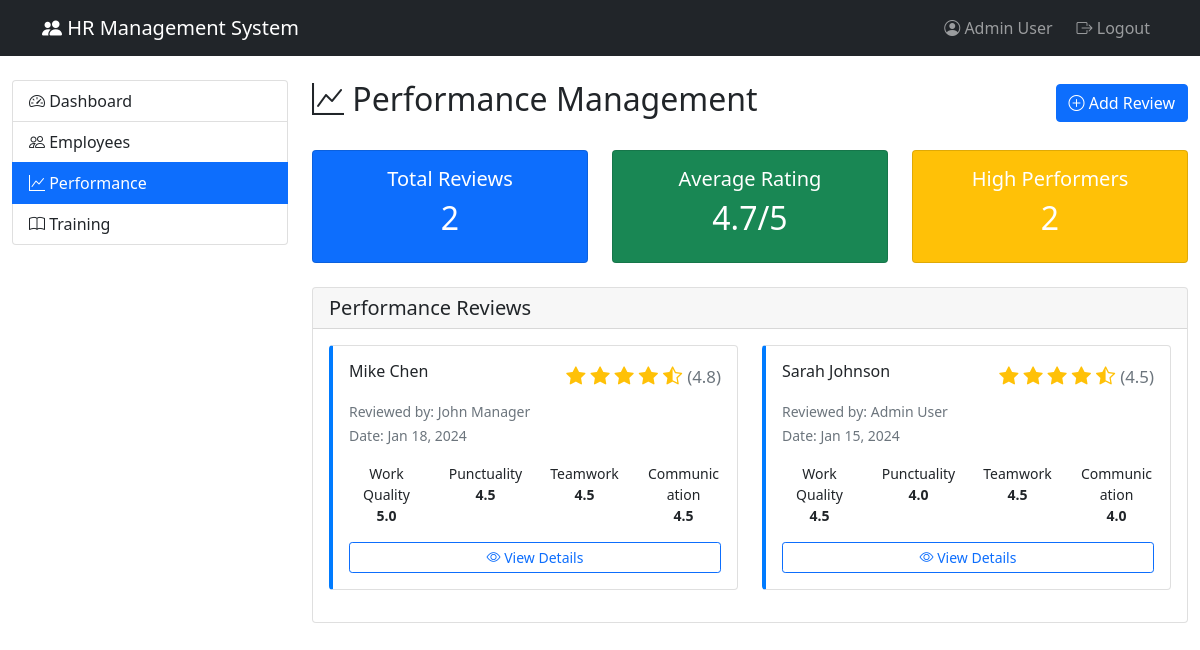
The page /performance.php (signed in) on the database as committed earlier.
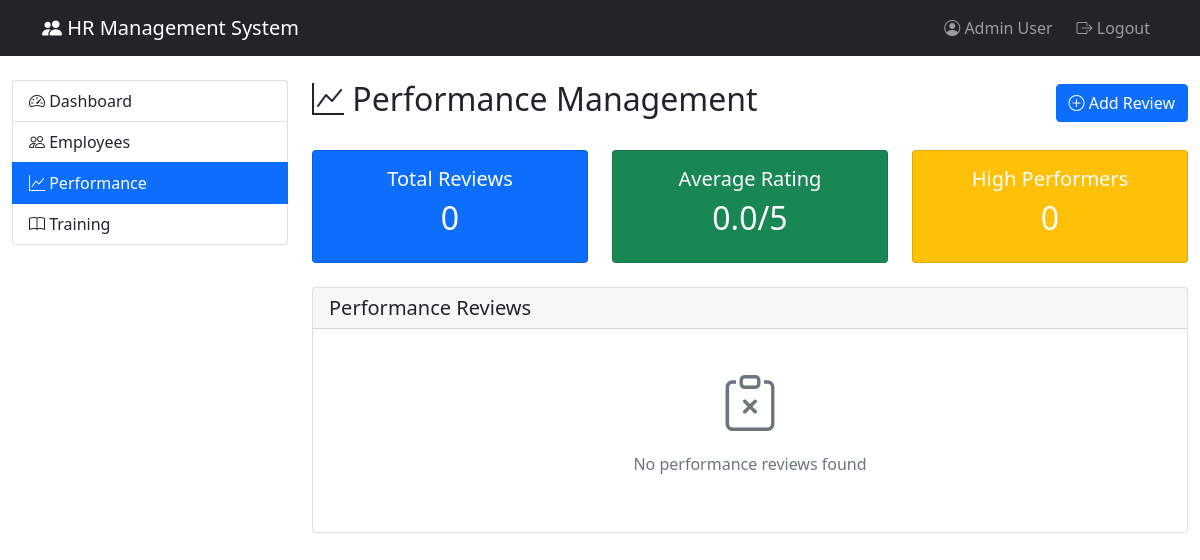
The same page on the database as committed later.
### tables this page shows
CREATE TABLE `performance_reviews` (
  `review_id` int(11) NOT NULL,
  `emp_id` int(11) NOT NULL,
  `reviewer_id` int(11) NOT NULL,
  `rating` decimal(3,2) NOT NULL,
  `comments` text DEFAULT NULL,
  `review_date` date NOT NULL,
  `goals` text DEFAULT NULL,
  `created_at` timestamp NOT NULL DEFAULT current_timestamp()
);

CREATE TABLE `employees` (
  `emp_id` int(11) NOT NULL,
  `first_name` varchar(50) NOT NULL,
  `last_name` varchar(50) NOT NULL,
  `email` varchar(100) NOT NULL,
  `phone` varchar(20) DEFAULT NULL,
  `hire_date` date NOT NULL,
  `job_title` varchar(100) DEFAULT NULL,
  `dept_id` int(11) DEFAULT NULL,
  `salary` decimal(10,2) DEFAULT NULL,
  `password_hash` varchar(255) NOT NULL,
  `user_role` enum('admin','manager','employee') DEFAULT 'employee',
  `status` enum('active','inactive','on_leave') DEFAULT 'active',
  `created_at` timestamp NOT NULL DEFAULT current_timestamp()
);

### performance.php (the view, shortened to what the changed rows need)
<?php
require_once 'includes/config.php';
try {
    if ($_SESSION['role'] == 'admin' || $_SESSION['role'] == 'manager') {
        $stmt = $pdo->query("
            SELECT pr.*, e.first_name, e.last_name, e.email,
                   r.first_name as reviewer_first, r.last_name as reviewer_last
            FROM performance_reviews pr
            JOIN employees e ON pr.emp_id = e.emp_id
            JOIN employees r ON pr.reviewer_id = r.emp_id
            ORDER BY pr.review_date DESC
        ");
    }
    $performance_reviews = $stmt->fetchAll(PDO::FETCH_ASSOC);
    $total_reviews = count($performance_reviews);
    $avg_rating = $total_reviews > 0 ? array_sum(array_column($performance_reviews, 'rating')) / $total_reviews : 0;
    $high_performers = count(array_filter($performance_reviews, function($pr) { return $pr['rating'] >= 4.0; }));
} catch(PDOException $e) {
    $error = "Error loading performance data: " . $e->getMessage();
}
?>
<!DOCTYPE html>
<html lang="en">
<head>
    <link href="https://cdn.jsdelivr.net/npm/bootstrap@5.1.3/dist/css/bootstrap.min.css" rel="stylesheet">
    <link rel="stylesheet" href="https://cdn.jsdelivr.net/npm/bootstrap-icons@1.8.1/font/bootstrap-icons.css">
</head>
<body>
    <div class="container-fluid mt-4">
        <div class="row">
            <div class="col-md-9">
                <div class="d-flex justify-content-between align-items-center mb-4">
                    <h2><i class="bi bi-graph-up"></i> Performance Management</h2>
                </div>
                <div class="row mb-4">
                    <div class="col-md-4">
                        <div class="card bg-primary text-white">
                            <div class="card-body text-center">
                                <h5>Total Reviews</h5>
                                <h2><?php echo $total_reviews; ?></h2>
                            </div>
                        </div>
                    </div>
                    <div class="col-md-4">
                        <div class="card bg-success text-white">
                            <div class="card-body text-center">
                                <h5>Average Rating</h5>
                                <h2><?php echo number_format($avg_rating, 1); ?>/5</h2>
                            </div>
                        </div>
                    </div>
                    <div class="col-md-4">
                        <div class="card bg-warning text-white">
                            <div class="card-body text-center">
                                <h5>High Performers</h5>
                                <h2><?php echo $high_performers; ?></h2>
                            </div>
                        </div>
                    </div>
                </div>
                <div class="card">
                    <div class="card-body">
                        <?php if(empty($performance_reviews)): ?>
                            <div class="text-center text-muted py-4">
                                <i class="bi bi-clipboard-x display-4"></i>
                                <p class="mt-3">No performance reviews found</p>
                            </div>
                        <?php else: ?>
                            <div class="row">
                                <?php foreach($performance_reviews as $review): ?>
                                <div class="col-md-6 mb-3">
                                    <div class="card performance-card h-100">
                                        <div class="card-body">
                                            <div class="d-flex justify-content-between align-items-start mb-2">
                                                <h6 class="card-title">
                                                    <?php echo $review['first_name'] . ' ' . $review['last_name']; ?>
                                                </h6>
                                                <span class="rating-stars">
                                                    <?php
                                                    $rating = $review['rating'];
                                                    for($i = 1; $i <= 5; $i++):
                                                        if($i <= floor($rating)): ?>
                                                            <i class="bi bi-star-fill"></i>
                                                        <?php elseif($i == ceil($rating) && $rating != floor($rating)): ?>
                                                            <i class="bi bi-star-half"></i>
                                                        <?php else: ?>
                                                            <i class="bi bi-star"></i>
                                                        <?php endif;
                                                    endfor; ?>
                                                    <small class="text-muted">(<?php echo number_format($rating, 1); ?>)</small>
                                                </span>
                                            </div>
                                            <p class="card-text"><small class="text-muted">
                                                Reviewed by: <?php echo $review['reviewer_first'] . ' ' . $review['reviewer_last']; ?><br>
                                                Date: <?php echo date('M j, Y', strtotime($review['review_date'])); ?>
                                            </small></p>
                                            <div class="row text-center small mt-3">
                                                <div class="col-3">
                                                    <div>Work Quality</div>
                                                    <strong><?php echo number_format($review['work_quality'], 1); ?></strong>
                                                </div>
                                                <div class="col-3">
                                                    <div>Punctuality</div>
                                                    <strong><?php echo number_format($review['punctuality'], 1); ?></strong>
                                                </div>
                                                <div class="col-3">
                                                    <div>Teamwork</div>
                                                    <strong><?php echo number_format($review['teamwork'], 1); ?></strong>
                                                </div>
                                                <div class="col-3">
                                                    <div>Communication</div>
                                                    <strong><?php echo number_format($review['communication'], 1); ?></strong>
                                                </div>
                                            </div>
                                            <button class="btn btn-sm btn-outline-primary mt-3 w-100 view-review"
                                                    data-bs-toggle="modal"
                                                    data-bs-target="#viewReviewModal"
                                                    data-review='<?php echo json_encode($review); ?>'>
                                                <i class="bi bi-eye"></i> View Details
                                            </button>
                                        </div>
                                    </div>
                                </div>
                                <?php endforeach; ?>
                            </div>
                        <?php endif; ?>
                    </div>
                </div>
            </div>
        </div>
    </div>
</body>
</html>

Rows that differ between the two databases and show on the page:
removed performance_reviews: emp.first_name "Mike", emp.last_name "Chen", rating "4.8", reviewer.first_name "John", reviewer.last_name "Manager", review_date "Jan 18, 2024", work_quality "5.0", punctuality "4.5", teamwork "4.5", communication "4.5"
removed performance_reviews: emp.first_name "Sarah", emp.last_name "Johnson", rating "4.5", reviewer.first_name "Admin", reviewer.last_name "User", review_date "Jan 15, 2024", work_quality "4.5", punctuality "4.0", teamwork "4.5", communication "4.0"
Other text that changed with them:
$total_reviews: "2" → "0"
$avg_rating: "4.7" → "0.0"
$high_performers: "2" → "0"
text now shown: "No performance reviews found"
